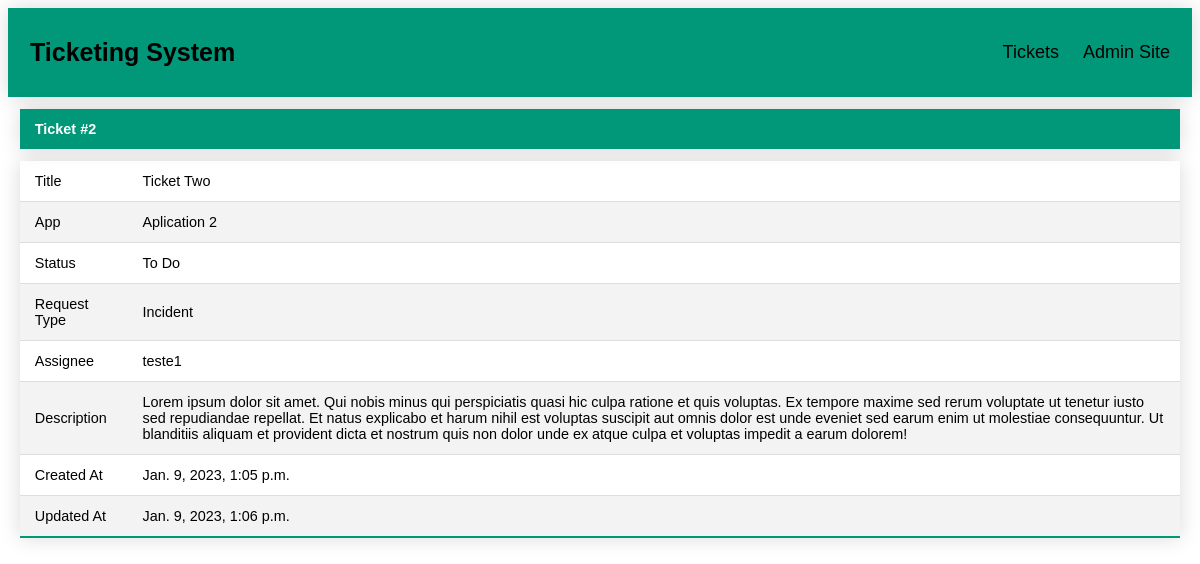
/ticket/2, run on the app's committed database.
### ticketApp/models.py (models this page shows)
class Ticket(models.Model):
    title = models.CharField(max_length=100)
    assignee = models.ForeignKey(User, null=True, blank = True, on_delete=models.CASCADE)
    app_name = models.CharField(max_length=30, choices=AppName.choices)
    status = models.CharField(max_length=30, choices=TicketStatus.choices)
    ticket_type = models.CharField(max_length=30, choices=TicketType.choices)
    description = models.TextField()
    created_at = models.DateTimeField('created at', auto_now_add=True)
    updated_at = models.DateTimeField('updated at', auto_now=True)

### ticketApp/views.py (the view)
# urls.py: path('ticket/<int:ticket_id>', views.ticket_by_id, name='ticket_by_id')
def ticket_by_id(request, ticket_id):
	ticket = Ticket.objects.get(pk=ticket_id)
	return render(request, 'ticket_by_id.html', {'ticket':ticket})

### ticketApp/templates/ticket_by_id.html (shortened to what this page needs)
{% extends 'base.html' %}
{% block content %}
<div class="ticket">
	<table class="styled-table">
        <h2> Ticket #{{ticket.id}}</h2>
        <tbody>
            <tr>
                <td>Title</td>
                <td>{{ticket.title}}</td>
            </tr>
            <tr>
                <td>App</td>
                <td>{{ticket.app_name}}</td>
            </tr>
            <tr>
                <td>Status</td>
                <td>{{ticket.status}}</td>
            </tr>
            <tr>
                <td>Request Type</td>
                <td>{{ticket.ticket_type}}</td>
            </tr>
            <tr>
                <td>Assignee</td>
                <td>{{ticket.assignee}}</td>
            </tr>
            <tr>
                <td>Description</td>
                <td>{{ticket.description}}</td>
            </tr>
            <tr>
                <td>Created At</td>
                <td>{{ticket.created_at}}</td>
            </tr>
            <tr>
                <td>Updated At</td>
                <td>{{ticket.updated_at}}</td>
            </tr>
        </tbody>
	</table>
</div>
{% endblock %}

### ticketApp/static/style.css (style rules this page uses)
.styled-table { border-collapse: collapse; margin: 25px 0; width:98%; margin-top: 1%; margin-left:1%; margin-right:1%; font-size: 0.9em; font-family: sans-serif; min-width: 200px; box-shadow: 0 0 20px rgba(0, 0, 0, 0.15); }
.styled-table th, .styled-table td { padding: 12px 15px; }
.styled-table tbody tr { border-bottom: 1px solid #dddddd; }
.styled-table tbody tr:nth-of-type(even) { background-color: #f3f3f3; }
.styled-table tbody tr:last-of-type { border-bottom: 2px solid #009879; }
.ticket h2 { background-color: #009879; color: #ffffff; text-align: left; box-shadow: 0 0 20px rgba(0, 0, 0, 0.15); padding: 12px 15px; margin-top: 1%; margin-left:1%; margin-right: 1%; font-size: 0.9em; font-family: sans-serif; min-width: 200px; }

### data on the page
Ticket: id "2", title "Ticket Two", app_name "Aplication 2", status "To Do", ticket_type "Incident", assignee "teste1", description "Lorem ipsum dolor sit amet. Qui nobis minus qui perspiciatis quasi hic culpa ratione et quis voluptas. Ex tempore maxime sed rerum voluptate ut tenetur iusto sed repudiandae repellat. Et natus explicabo et harum nihil est voluptas suscipit aut omnis dolor est unde eveniet sed earum enim ut molestiae consequuntur. Ut blanditiis aliquam et provident dicta et nostrum quis non dolor unde ex atque culpa et voluptas impedit a earum dolorem!", created_at "Jan. 9, 2023, 1:05 p.m.", updated_at "Jan. 9, 2023, 1:06 p.m."
